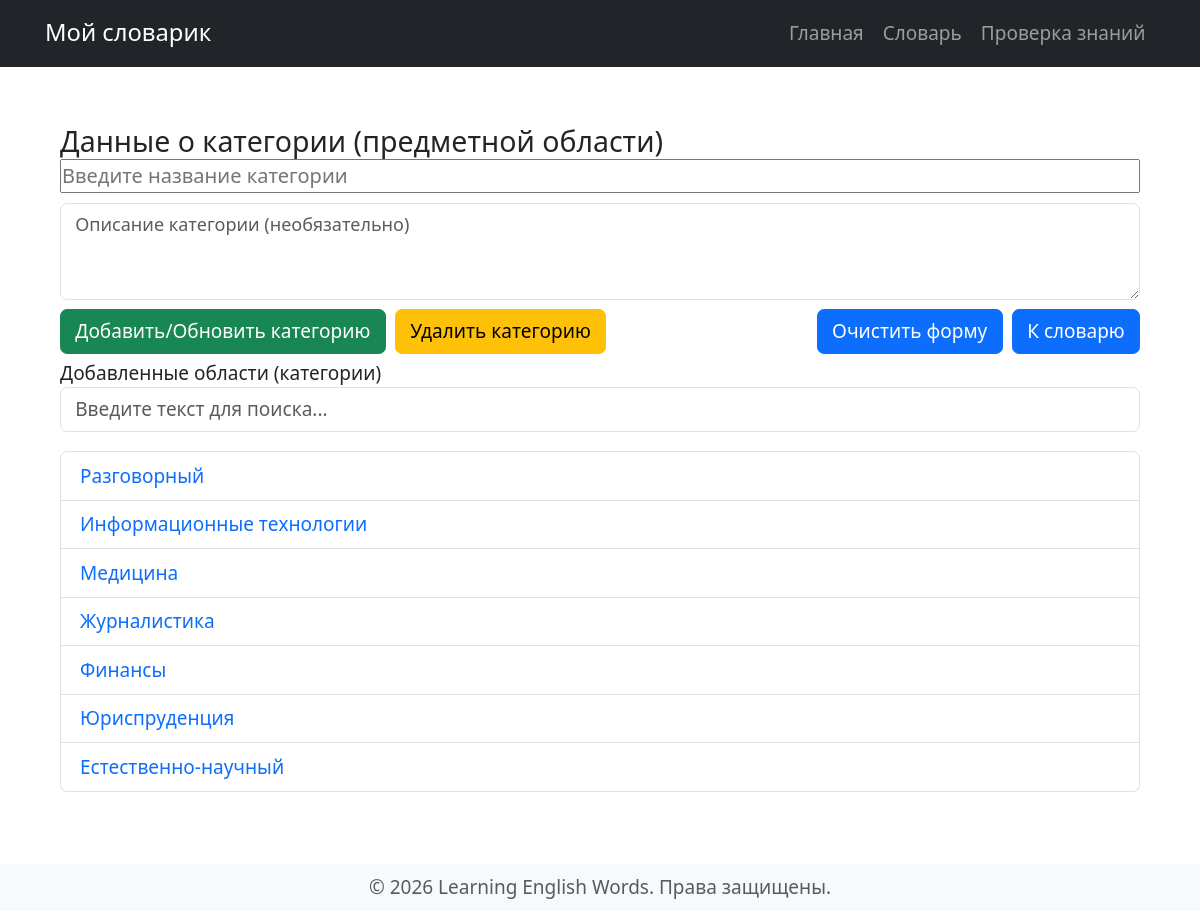
Page /add_subj on the committed database.
### myapp/models.py (models this page shows, shortened)
class SubjectArea(db.Model):
    __tablename__ = 'subject_areas'
    id=db.Column(db.Integer, primary_key=True)
    subject_name=db.Column(db.String(50),index=True,unique=True)
    subject_def=db.Column(db.String(150))
    translations = db.relationship("Translation", backref='subject_area')

### myapp/routes.py (the view, shortened to what this page needs)
@app.route('/add_subj', methods=['GET', 'POST'])
def add_subj():
    subjects = SubjectArea.query.all()
    return render_template('add_subj.html',subjects=subjects)

### myapp/templates/add_subj.html (shortened to what this page needs)
{% extends "base.html" %}
{% block content %}
    <div class="container mt-5">
        <form method="POST">
            <div class="form-group">
                <h4 class="d-none d-md-inline">Данные о категории (предметной области)</h4>
                <input type="text" maxlength="50" id="subj_name" name="subj_name" style="width: 100%; box-sizing: border-box; font-size: 20px;" required placeholder="Введите название категории">
                <textarea class="form-control mt-2 mb-2" maxlength="150" rows="3" style="resize: vertical; font-size: 18px;" id="subj_def" name="subj_def" placeholder="Описание категории (необязательно)"></textarea>
            </div>
            <div class="d-flex justify-content-between align-items-center mb-1">
                <div class="d-flex gap-2">
                <button type="submit" class="btn btn-success d-none d-md-inline" name="action" value="update">Добавить/Обновить категорию</button>
                <button type="submit" class="btn btn-warning d-none d-md-inline" name="action" value="delete">Удалить категорию</button>
                </div>
                <div class="d-flex gap-2">
                <button class="btn btn-primary d-none d-md-inline" onclick="clear_filter()">Очистить форму</button>
                <a href="{{ url_for('words') }}" class="btn btn-primary d-none d-md-inline">К словарю</a>
                </div>
            </div>
            <div>
            <a> <big>Добавленные области (категории)</big></a>
            <input type="text" id="filterInput" class="form-control mb-3" placeholder="Введите текст для поиска...">
            </div>
            <ul class="list-group" id="list-tab" style="column-count: 3; column-gap: 20px;">
                {%- for subject in subjects -%}
                    <li class="list-group-item">
                        <a href="#" class="link-primary text-decoration-none" data-name="{{ subject.subject_name }}" data-def="{{ subject.subject_def }}">
                            {{ subject.subject_name }}
                         </a>
                    </li>
                {%- else -%}
                    <p>Нет предметных областей. Добавьте!</p>
                {%- endfor -%}
            </ul>
        </form>
    </div>
{% endblock %}

### myapp/templates/base.html (style rules this page uses)
* { margin: 0; padding: 0; font-size: 15px; }
body { padding-bottom: 100px; }
button, .btn, .nav-link, .list-group-item { touch-action: manipulation; }
@media (min-width: 768px) { * { font-size: 19px; } }
@media (min-width: 768px) { .container { padding-left: 15px; padding-right: 15px; font-size: 18px !important; } }

### rows in the picture
SubjectArea: subject_name "Разговорный"
SubjectArea: subject_name "Информационные технологии"
SubjectArea: subject_name "Медицина"
SubjectArea: subject_name "Журналистика"
SubjectArea: subject_name "Финансы"
SubjectArea: subject_name "Юриспруденция"
SubjectArea: subject_name "Естественно-научный"
